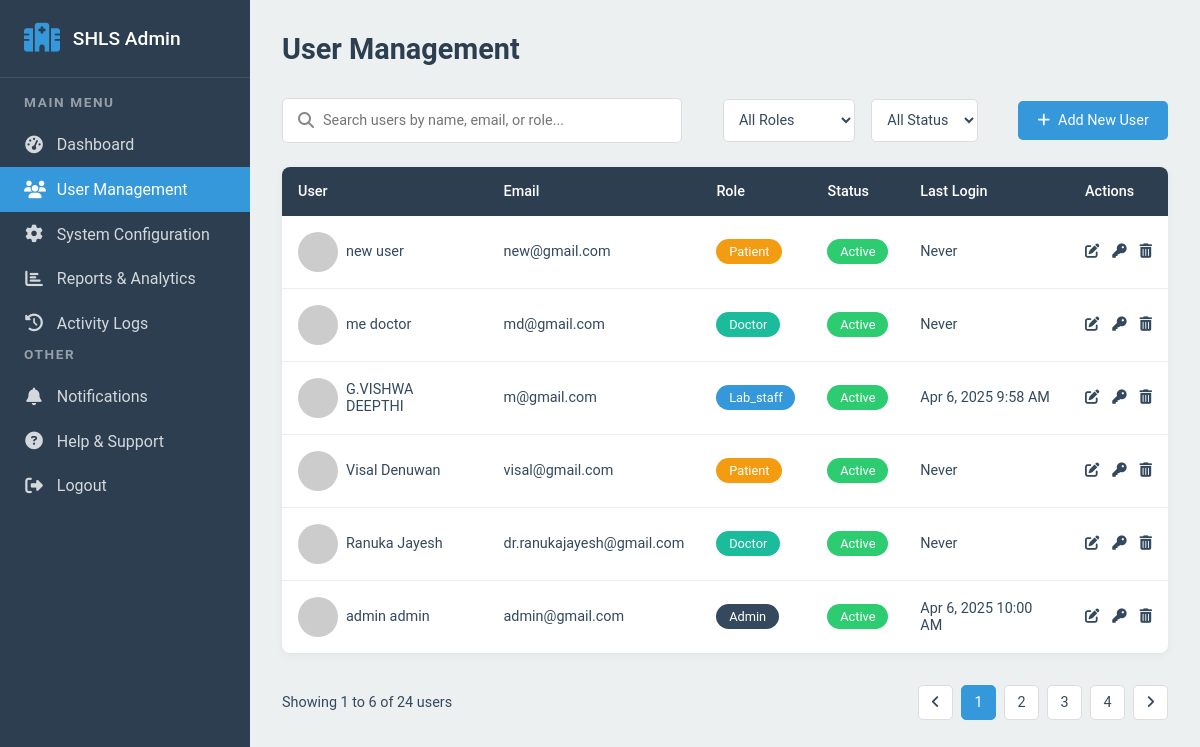
The app's page /user_management.php (signed in) with its own data.
### tables this page shows
CREATE TABLE `users` (
  `id` int(11) NOT NULL,
  `username` varchar(50) NOT NULL,
  `password` varchar(255) NOT NULL,
  `full_name` varchar(100) NOT NULL,
  `role` enum('admin','doctor','lab_staff','patient') NOT NULL,
  `email` varchar(100) NOT NULL,
  `status` enum('active','inactive','pending') NOT NULL DEFAULT 'pending',
  `last_login` datetime DEFAULT NULL,
  `created_at` timestamp NOT NULL DEFAULT current_timestamp(),
  `updated_at` timestamp NOT NULL DEFAULT current_timestamp() ON UPDATE current_timestamp()
);

### user_management.php (the view, shortened to what this page needs)
<?php
require_once 'config/db_connection.php';
$query = "SELECT * FROM users WHERE 1=1";
$params = [];
$query .= " ORDER BY created_at DESC";
try {
    $stmt = $pdo->prepare($query);
    $stmt->execute($params);
    $users = $stmt->fetchAll(PDO::FETCH_ASSOC);
} catch (PDOException $e) {
    $users = [];
    error_log("Error fetching users: " . $e->getMessage());
}
?>
<!DOCTYPE html>
<html lang="en">
<head>
    <link rel="stylesheet" href="https://cdnjs.cloudflare.com/ajax/libs/font-awesome/6.4.0/css/all.min.css">
</head>
<body>
    <aside class="sidebar">
        <div class="sidebar-header">
            <i class="fas fa-hospital"></i>
            <h2>SHLS Admin</h2>
        </div>
        <div class="sidebar-menu">
            <h3>Main Menu</h3>
            <a href="admin_dashboard.php" class="menu-item">
                <i class="fas fa-tachometer-alt"></i>
                <span>Dashboard</span>
            </a>
            <a href="user_management.php" class="menu-item active">
                <i class="fas fa-users"></i>
                <span>User Management</span>
            </a>
            <a href="system_configuration.php" class="menu-item">
                <i class="fas fa-cog"></i>
                <span>System Configuration</span>
            </a>
            <a href="reports_analytics.php" class="menu-item">
                <i class="fas fa-chart-bar"></i>
                <span>Reports & Analytics</span>
            </a>
            <a href="system_activity_logs.php" class="menu-item">
                <i class="fas fa-history"></i>
                <span>Activity Logs</span>
            </a>
            <h3>Other</h3>
            <a href="#" class="menu-item">
                <i class="fas fa-bell"></i>
                <span>Notifications</span>
            </a>
            <a href="#" class="menu-item">
                <i class="fas fa-question-circle"></i>
                <span>Help & Support</span>
            </a>
            <a href="admin_login.html" class="menu-item">
                <i class="fas fa-sign-out-alt"></i>
                <span>Logout</span>
            </a>
        </div>
    </aside>
    <main class="main-content">
        <div class="page-header">
            <h1>User Management</h1>
        </div>
        <div class="controls-row">
            <div class="search-bar">
                <i class="fas fa-search"></i>
                <input type="text" placeholder="Search users by name, email, or role...">
            </div>
            <div class="filter-options">
                <select class="filter-select">
                    <option value="">All Roles</option>
                </select>
                <select class="filter-select">
                    <option value="">All Status</option>
                </select>
            </div>
            <button class="action-btn" id="addUserBtn">
                <i class="fas fa-plus"></i>
                Add New User
            </button>
        </div>
        <div class="users-table">
            <table>
                <thead>
                    <tr>
                        <th>User</th>
                        <th>Email</th>
                        <th>Role</th>
                        <th>Status</th>
                        <th>Last Login</th>
                        <th>Actions</th>
                    </tr>
                </thead>
                <tbody>
                    <?php foreach ($users as $user): ?>
                    <tr>
                        <td>
                            <div class="user-info">
                                <img src="https://randomuser.me/api/portraits/<?php echo $user['id'] % 2 ? 'men' : 'women'; ?>/<?php echo $user['id']; ?>.jpg"
                                     alt="<?php echo htmlspecialchars($user['full_name']); ?>"
                                     class="user-avatar">
                                <span><?php echo htmlspecialchars($user['full_name']); ?></span>
                            </div>
                        </td>
                        <td><?php echo htmlspecialchars($user['email']); ?></td>
                        <td><span class="role-badge <?php echo strtolower($user['role']); ?>"><?php echo ucfirst($user['role']); ?></span></td>
                        <td><span class="status-badge <?php echo strtolower($user['status']); ?>"><?php echo ucfirst($user['status']); ?></span></td>
                        <td>
                            <?php
                            if (!empty($user['last_login'])) {
                                $lastLogin = new DateTime($user['last_login']);
                                echo $lastLogin->format('M j, Y g:i A');
                            } else {
                                echo 'Never';
                            }
                            ?>
                        </td>
                        <td>
                            <div class="action-icons">
                                <a href="#" title="Edit User" onclick="editUser(<?php echo htmlspecialchars(json_encode($user)); ?>)">
                                    <i class="fas fa-edit"></i>
                                </a>
                                <a href="#" title="Reset Password" onclick="resetPassword(<?php echo $user['id']; ?>)">
                                    <i class="fas fa-key"></i>
                                </a>
                                <a href="#" class="delete" title="Delete User" onclick="deleteUser(<?php echo $user['id']; ?>)">
                                    <i class="fas fa-trash-alt"></i>
                                </a>
                            </div>
                        </td>
                    </tr>
                    <?php endforeach; ?>
                </tbody>
            </table>
        </div>
        <div class="pagination">
            <div class="page-info">
                Showing 1 to 6 of 24 users
            </div>
            <div class="page-buttons">
                <button class="page-btn"><i class="fas fa-angle-left"></i></button>
                <button class="page-btn active">1</button>
                <button class="page-btn">2</button>
                <button class="page-btn">3</button>
                <button class="page-btn">4</button>
                <button class="page-btn"><i class="fas fa-angle-right"></i></button>
            </div>
        </div>
    </main>
</body>
</html>

### user_management.php (style rules this page uses)
:root { --primary-color: #2c3e50; --secondary-color: #3498db; --accent-color: #2ecc71; --light-color: #ecf0f1; --dark-color: #34495e; --danger-color: #e74c3c; --warning-color: #f39c12; --info-color: #1abc9c; }
* { margin: 0; padding: 0; box-sizing: border-box; font-family: 'Roboto', sans-serif; }
body { background-color: var(--light-color); min-height: 100vh; display: flex; }
.sidebar { width: 250px; background-color: var(--primary-color); color: white; height: 100vh; position: fixed; top: 0; left: 0; overflow-y: auto; }
.sidebar-header { padding: 1.5rem; display: flex; align-items: center; border-bottom: 1px solid rgba(255, 255, 255, 0.1); }
.sidebar-header i { font-size: 1.8rem; margin-right: 0.8rem; color: var(--secondary-color); }
.sidebar-header h2 { font-size: 1.2rem; font-weight: 500; }
.sidebar-menu { padding: 1rem 0; }
.sidebar-menu h3 { padding: 0 1.5rem; font-size: 0.85rem; text-transform: uppercase; letter-spacing: 0.1rem; color: rgba(255, 255, 255, 0.5); margin-bottom: 0.8rem; }
.menu-item { display: flex; align-items: center; padding: 0.8rem 1.5rem; color: rgba(255, 255, 255, 0.8); text-decoration: none; transition: background-color 0.3s; }
.menu-item.active { background-color: var(--secondary-color); color: white; }
.menu-item i { font-size: 1.1rem; margin-right: 0.8rem; width: 20px; text-align: center; }
.main-content { flex: 1; margin-left: 250px; padding: 2rem; }
.page-header { display: flex; justify-content: space-between; align-items: center; margin-bottom: 2rem; }
.page-header h1 { color: var(--primary-color); font-size: 1.8rem; }
.controls-row { display: flex; justify-content: space-between; align-items: center; margin-bottom: 1.5rem; }
.search-bar { flex: 1; max-width: 400px; position: relative; }
.search-bar input { width: 100%; padding: 0.8rem 1rem 0.8rem 2.5rem; border: 1px solid #ddd; border-radius: 5px; font-size: 0.9rem; }
.search-bar i { position: absolute; left: 1rem; top: 50%; transform: translateY(-50%); color: #888; }
.filter-options { display: flex; gap: 1rem; }
.filter-select { padding: 0.7rem; border: 1px solid #ddd; border-radius: 5px; background-color: white; color: var(--dark-color); font-size: 0.9rem; }
.action-btn { background-color: var(--secondary-color); color: white; border: none; border-radius: 5px; padding: 0.7rem 1.2rem; font-size: 0.9rem; cursor: pointer; display: flex; align-items: center; transition: background-color 0.3s; }
.action-btn i { margin-right: 0.5rem; }
.users-table { width: 100%; background-color: white; border-radius: 8px; box-shadow: 0 2px 10px rgba(0, 0, 0, 0.05); overflow: hidden; margin-bottom: 2rem; }
.users-table table { width: 100%; border-collapse: collapse; }
.users-table th { background-color: var(--primary-color); color: white; padding: 1rem; text-align: left; font-weight: 500; font-size: 0.9rem; }
.users-table td { padding: 1rem; border-bottom: 1px solid #eee; color: var(--dark-color); font-size: 0.9rem; }
.users-table tr:last-child td { border-bottom: none; }
.user-avatar { width: 40px; height: 40px; border-radius: 50%; object-fit: cover; margin-right: 0.5rem; }
.user-info { display: flex; align-items: center; }
.role-badge { display: inline-block; padding: 0.3rem 0.8rem; border-radius: 20px; font-size: 0.8rem; color: white; background-color: var(--secondary-color); }
.role-badge.doctor { background-color: var(--info-color); }
.role-badge.patient { background-color: var(--warning-color); }
.role-badge.admin { background-color: var(--dark-color); }
.status-badge { display: inline-block; padding: 0.3rem 0.8rem; border-radius: 20px; font-size: 0.8rem; color: white; }
.status-badge.active { background-color: var(--accent-color); }
.action-icons { display: flex; gap: 0.8rem; }
.action-icons a { color: var(--dark-color); transition: color 0.3s; }
.pagination { display: flex; justify-content: space-between; align-items: center; }
.page-info { color: var(--dark-color); font-size: 0.9rem; }
.page-buttons { display: flex; gap: 0.5rem; }
.page-btn { width: 35px; height: 35px; display: flex; align-items: center; justify-content: center; border: 1px solid #ddd; border-radius: 5px; color: var(--dark-color); background-color: white; font-size: 0.9rem; cursor: pointer; transition: all 0.3s; }
.page-btn.active { background-color: var(--secondary-color); color: white; border-color: var(--secondary-color); }

### records on screen
users: full_name "new user", email "new@gmail.com", role "Patient", status "Active", shows "Never"
users: full_name "me doctor", email "md@gmail.com", role "Doctor", status "Active", shows "Never"
users: full_name "G.VISHWA DEEPTHI", email "m@gmail.com", role "Lab_staff", status "Active", last_login "Apr 6, 2025 9:58 AM"
users: full_name "Visal Denuwan", email "visal@gmail.com", role "Patient", status "Active", shows "Never"
users: full_name "Ranuka Jayesh", email "dr.ranukajayesh@gmail.com", role "Doctor", status "Active", shows "Never"
users: full_name "admin admin", email "admin@gmail.com", role "Admin", status "Active", last_login "Apr 6, 2025 10:00 AM"
